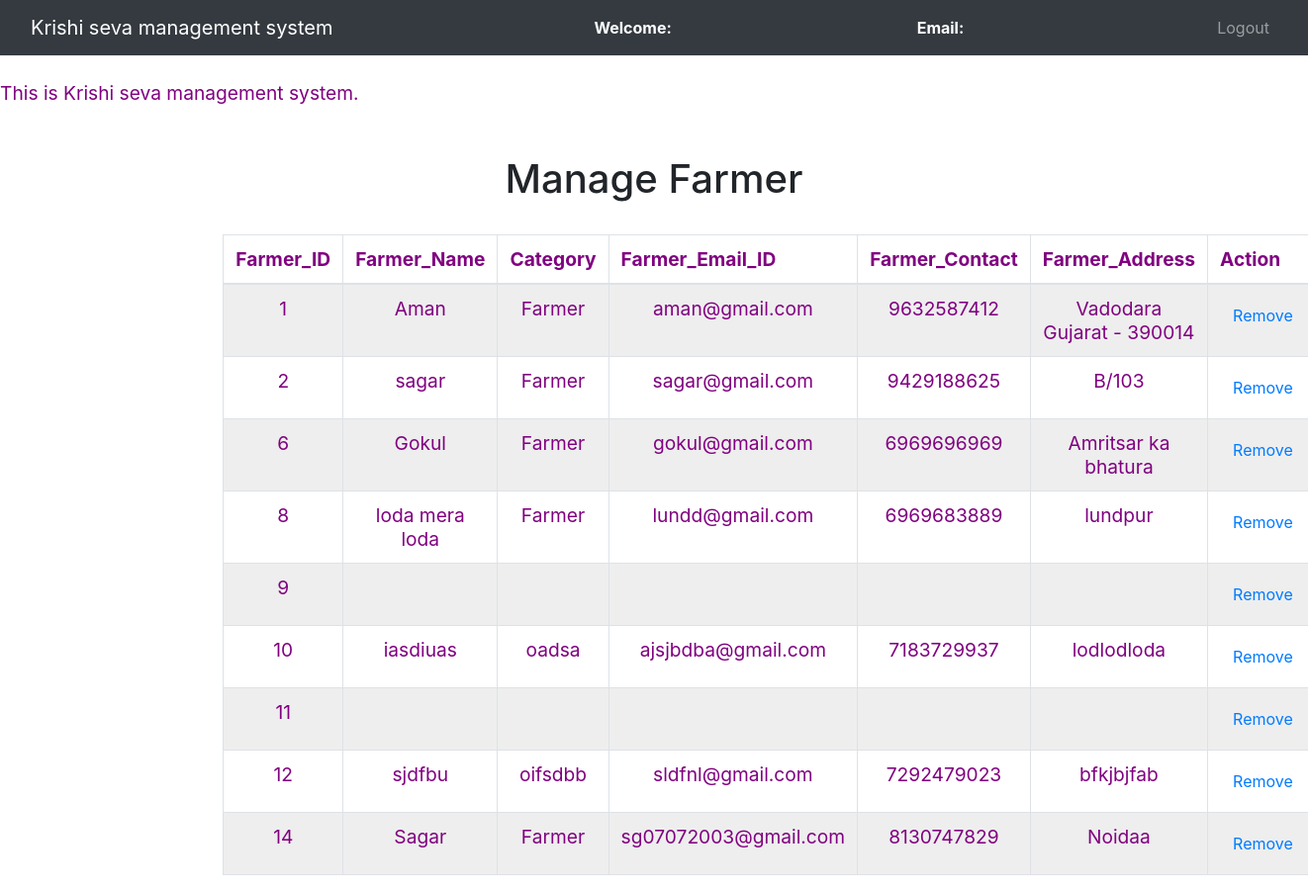
The page /admin/list_farmer.php on the database its author committed.
### tables this page shows
CREATE TABLE `farmer_register` (
  `id` int(11) NOT NULL,
  `name` varchar(100) NOT NULL,
  `category` varchar(100) NOT NULL,
  `email` varchar(100) NOT NULL,
  `password` varchar(100) NOT NULL,
  `mobile` varchar(100) NOT NULL,
  `address` varchar(100) NOT NULL
);

### admin/list_farmer.php (the view, shortened to what this page needs)
<!DOCTYPE html>
<html>
<head>
	<link rel="stylesheet" type="text/css" href="../bootstrap-4.4.1/css/bootstrap.min.css">
</head>
<body background="../image/B5.jpg">
	<nav class="navbar navbar-expand-lg navbar-dark bg-dark">
		<div class="container-fluid">
			<div class="navbar-header">
				<a class="navbar-brand" href="admin_dashboard.php">Krishi seva management system</a>
			</div>
			<font style="color: white"><span><strong>Welcome: <?php echo $_SESSION['name'];?></strong></span></font>
			<font style="color: white"><span><strong>Email: <?php echo $_SESSION['email'];?></strong></font>
		    <ul class="nav navbar-nav navbar-right">
		      <li class="nav-item">
		        <a class="nav-link" href="../logout.php">Logout</a>
		      </li>
		    </ul>
		</div>
	</nav><br>
	<span id="My_Heading"><marquee>This is Krishi seva management system. </marquee></span><br><br>
		<center><h1>Manage Farmer</h1><br></center>
		<div class="row">
    <div class="col-md-2"></div>
    <div class="col-md-8">
	<table id="My_Heading" class="table table-bordered table-hover">
        <thead>
            <tr>
                <th>Farmer_ID</th>
				<th>Farmer_Name</th>
                <th>Category</th>
                <th>Farmer_Email_ID</th>
                <th>Farmer_Contact</th>
                <th>Farmer_Address</th>
				<th>Action</th>
            </tr>
        </thead>
        <?php
            $connection = mysqli_connect("localhost","root","","agri");
            $query = "SELECT * FROM farmer_register";
            $query_run = mysqli_query($connection, $query);
            while ($row = mysqli_fetch_assoc($query_run)){
        ?>
            <tr>
			    <td><?php echo $row['id'];?></td>
                <td><?php echo $row['name'];?></td>
                <td><?php echo $row['category'];?></td>
                <td><?php echo $row['email'];?></td>
				<td><?php echo $row['mobile'];?></td>
				<td><?php echo $row['address'];?></td>
				<td><button class="btn" id="submit" type="submit"><a href="delete_farmer.php?bn=<?php echo $row['id'];?>">Remove</a></button></td>
            </tr>
        <?php
            }
        ?>
    </table>
    </div>
</div>
</body>
</html>

### admin/list_farmer.php (style rules this page uses)
#My_Heading { color: purple; font-size:120%; }
body { background-image: url('https://thumbs.dreamstime.com/b/empty-wooden-photo-frame-farm-background-empty-wooden-photo-frame-paddy-farm-background-111650526.jpg'); background-repeat: no-repeat; background-attachment: fixed; background-size: cover; }
td, th { border: 1px solid #777; padding: 0.5rem; text-align: center; }
table { border-collapse: collapse; }
thead { background: white; }
tbody tr:nth-child(odd) { background: #eee; }
tbody tr:nth-child(even) { background: white; }

### rows shown on the page
farmer_register: id "1", name "Aman", category "Farmer", email "aman@gmail.com", mobile "9632587412", address "Vadodara Gujarat - 390014"
farmer_register: id "2", name "sagar", category "Farmer", email "sagar@gmail.com", mobile "9429188625", address "B/103"
farmer_register: id "6", name "Gokul", category "Farmer", email "gokul@gmail.com", mobile "6969696969", address "Amritsar ka bhatura"
farmer_register: id "8", name "loda mera loda", category "Farmer", email "lundd@gmail.com", mobile "6969683889", address "lundpur"
farmer_register: id "9"
farmer_register: id "10", name "iasdiuas", category "oadsa", email "ajsjbdba@gmail.com", mobile "7183729937", address "lodlodloda"
farmer_register: id "11"
farmer_register: id "12", name "sjdfbu", category "oifsdbb", email "sldfnl@gmail.com", mobile "7292479023", address "bfkjbjfab"
farmer_register: id "14", name "Sagar", category "Farmer", email "sg07072003@gmail.com", mobile "8130747829", address "Noidaa"
